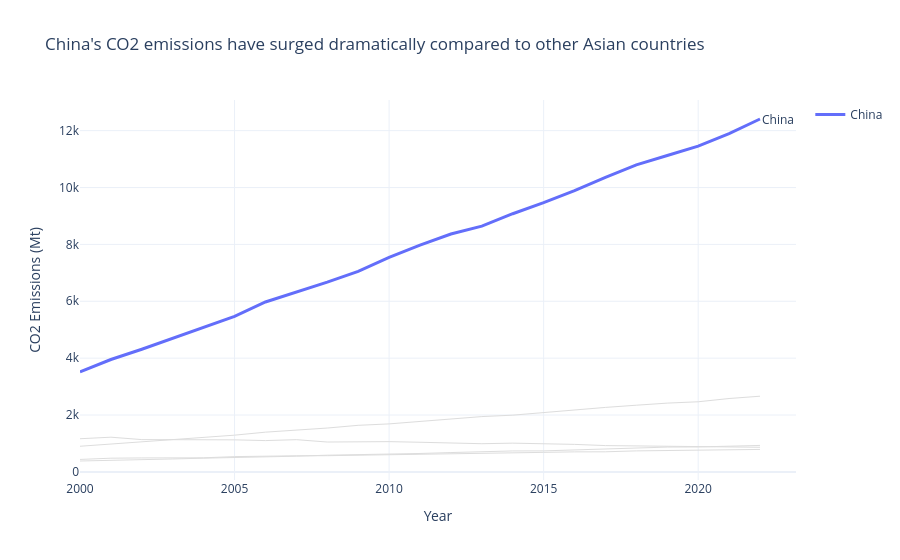

The cell this chart's notebook holds for it:
### Markdown cell above
---
## Task 1 — Multi-Series Line Chart with Highlight

**What to build:** A line chart showing CO2 emissions over time for **all Asian countries** in the dataset, with one country highlighted.

**Requirements:**
- All countries shown (for context), but only **one highlighted in colour** — your choice which
- All other lines in grey (#DDDDDD), thinner
- Highlighted country **labelled directly** at the end of its line (not in a legend)
- Insight title that names the highlighted country and its story

> 💡 `df[df['Region'] == 'Asia']` to filter; use `go.Figure()` with a loop for per-country control

### Code cell
import pandas as pd
import plotly.graph_objects as go

# Load data
df = pd.read_csv('co2_emissions.csv')

# Filter for Asia
asia_df = df[df['Region'] == 'Asia']

# Choose a country to highlight
highlight_country = "China"

# Create figure
fig = go.Figure()

# Loop through countries
for country in asia_df['Country'].unique():
    country_df = asia_df[asia_df['Country'] == country]
    
    if country == highlight_country:
        fig.add_trace(go.Scatter(
            x=country_df['Year'],
            y=country_df['CO2_Mt'],
            mode='lines',
            line=dict(width=3),
            name=country,
        ))
        
        # Add direct label at end of line
        fig.add_annotation(
            x=country_df['Year'].iloc[-1],
            y=country_df['CO2_Mt'].iloc[-1],
            text=country,
            showarrow=False,
            xanchor='left',
            font=dict(size=12)
        )
    else:
        fig.add_trace(go.Scatter(
            x=country_df['Year'],
            y=country_df['CO2_Mt'],
            mode='lines',
            line=dict(color='#DDDDDD', width=1),
            showlegend=False
        ))

# Insight title
fig.update_layout(
    title=f"{highlight_country}'s CO2 emissions have surged dramatically compared to other Asian countries",
    xaxis_title="Year",
    yaxis_title="CO2 Emissions (Mt)",
    template="plotly_white"
)

fig.show()

### Figure 1 — Plotly figure (JSON) as saved in the notebook; plotly's stock layout.template omitted (floating-point values rounded to 4 significant figures)
{"data": [{"line": {"width": 3}, "mode": "lines", "name": "China", "type": "scatter", "x": [2000, 2001, 2002, 2003, 2004, 2005, 2006, 2007, 2008, 2009, 2010, 2011, 2012, 2013, 2014, 2015, 2016, 2017, 2018, 2019, 2020, 2021, 2022], "y": [3514.0, 3952.0, 4312.0, 4692.0, 5079.0, 5468.0, 5974.0, 6323.0, 6673.0, 7053.0, 7543.0, 7972.0, 8365.0, 8641.0, 9078.0, 9466.0, 9887.0, 10360.0, 10790.0, 11130.0, 11450.0, 11900.0, 12410.0]}, {"line": {"color": "#DDDDDD", "width": 1}, "mode": "lines", "showlegend": false, "type": "scatter", "x": [2000, 2001, 2002, 2003, 2004, 2005, 2006, 2007, 2008, 2009, 2010, 2011, 2012, 2013, 2014, 2015, 2016, 2017, 2018, 2019, 2020, 2021, 2022], "y": [901.6, 974.6, 1056.0, 1146.0, 1205.0, 1291.0, 1396.0, 1466.0, 1542.0, 1637.0, 1687.0, 1774.0, 1865.0, 1945.0, 1994.0, 2092.0, 2177.0, 2267.0, 2345.0, 2419.0, 2466.0, 2580.0, 2661.0]}, {"line": {"color": "#DDDDDD", "width": 1}, "mode": "lines", "showlegend": false, "type": "scatter", "x": [2000, 2001, 2002, 2003, 2004, 2005, 2006, 2007, 2008, 2009, 2010, 2011, 2012, 2013, 2014, 2015, 2016, 2017, 2018, 2019, 2020, 2021, 2022], "y": [1166.0, 1220.0, 1136.0, 1131.0, 1151.0, 1127.0, 1101.0, 1133.0, 1050.0, 1061.0, 1064.0, 1042.0, 1005.0, 990.9, 1010.0, 996.6, 967.4, 925.1, 916.6, 914.5, 902.8, 898.1, 865.1]}, {"line": {"color": "#DDDDDD", "width": 1}, "mode": "lines", "showlegend": false, "type": "scatter", "x": [2000, 2001, 2002, 2003, 2004, 2005, 2006, 2007, 2008, 2009, 2010, 2011, 2012, 2013, 2014, 2015, 2016, 2017, 2018, 2019, 2020, 2021, 2022], "y": [438.1, 481.5, 490.6, 490.8, 494.6, 537.2, 539.0, 566.1, 570.0, 585.4, 595.9, 620.6, 631.1, 649.6, 646.2, 686.5, 704.0, 706.0, 738.5, 750.8, 755.8, 777.3, 789.5]}, {"line": {"color": "#DDDDDD", "width": 1}, "mode": "lines", "showlegend": false, "type": "scatter", "x": [2000, 2001, 2002, 2003, 2004, 2005, 2006, 2007, 2008, 2009, 2010, 2011, 2012, 2013, 2014, 2015, 2016, 2017, 2018, 2019, 2020, 2021, 2022], "y": [382.8, 400.4, 430.7, 453.8, 482.6, 501.9, 533.0, 551.8, 586.6, 602.5, 614.5, 647.3, 680.1, 717.7, 736.3, 738.2, 768.8, 813.7, 834.8, 872.3, 876.5, 898.5, 930.5]}], "layout": {"annotations": [{"font": {"size": 12}, "showarrow": false, "text": "China", "x": 2022, "xanchor": "left", "y": 12410.0}], "title": {"text": "China's CO2 emissions have surged dramatically compared to other Asian countries"}, "xaxis": {"title": {"text": "Year"}}, "yaxis": {"title": {"text": "CO2 Emissions (Mt)"}}}}
